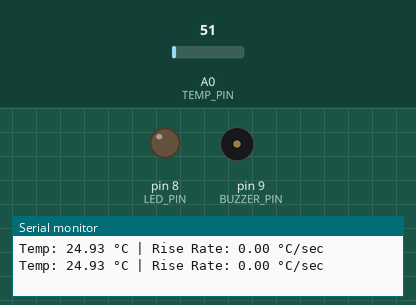
Bench run of a sketch on a simulated Arduino Uno, built with avr-gcc and run on an emulated ATmega328P. On the bench: output pins drawn as LEDs (lit = HIGH), buzzer (waves = sounding, pin HIGH), the last lines printed to the serial monitor. The test bench sets the inputs (shaded band); at power-on: A0 (TEMP_PIN) = 51.

Above: at 1.8 s.
1.9 s: A0 (TEMP_PIN) set to 86
At 2.8 s:
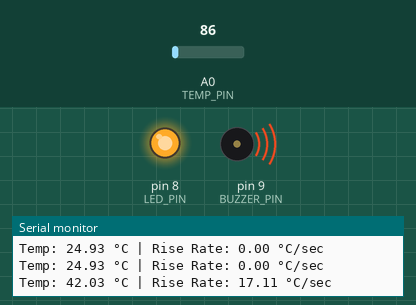
Timing chart, 0 to 4.9 s (numbered marks = the images above; inputs shaded):
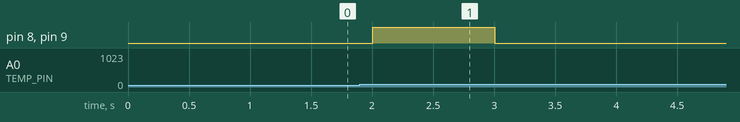

The sketch:

quantum_nexus1.ino
```cpp
#define TEMP_PIN A0
#define BUZZER_PIN 9
#define LED_PIN 8

float lastTemp = 0;
unsigned long lastTime = 0;

const float SAFE_TEMP = 100.0;        // Absolute temperature limit (°C)
const float SAFE_RISE = 10.0;         // Rate of rise (°C/sec)
void setup()
{
  pinMode(BUZZER_PIN, OUTPUT);
  pinMode(LED_PIN, OUTPUT);
  Serial.begin(9600);

  lastTime = millis();
}

void loop()
{
  int sensorValue = analogRead(TEMP_PIN);

  // Convert LM35 reading to temperature
  float voltage = sensorValue * (5.0 / 1023.0);
  float temperature = voltage * 100.0;  // LM35: 10mV/°C

  unsigned long currentTime = millis();
  float timeDiff = (currentTime - lastTime) / 1000.0;

  float rateOfRise = 0;

  if (timeDiff > 0) {
    rateOfRise = (temperature - lastTemp) / timeDiff;
  }

  Serial.print("Temp: ");
  Serial.print(temperature);
  Serial.print(" °C | Rise Rate: ");
  Serial.print(rateOfRise);
  Serial.println(" °C/sec");

  // Fire detection logic
  if (temperature > SAFE_TEMP || rateOfRise > SAFE_RISE) {
    digitalWrite(BUZZER_PIN, HIGH);
    digitalWrite(LED_PIN, HIGH);
  } else {
    digitalWrite(BUZZER_PIN, LOW);
    digitalWrite(LED_PIN, LOW);
  }

  lastTemp = temperature;
  lastTime = currentTime;

  delay(1000);
}
```

Measured:
- after the input at 1.9 s, pin 8 (LED_PIN), pin 9 (BUZZER_PIN): LOW → HIGH after 0.10 s, → LOW 1.0 s later
